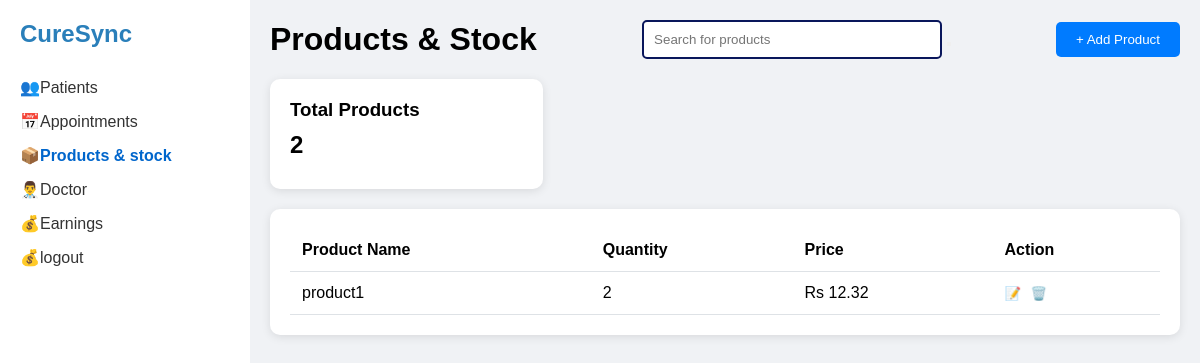
Screenshot of /opd/products/ (signed in) with the database file from the repository.
### opd/models.py (models this page shows, shortened)
class InventoryItem(models.Model):
    inventory = models.ForeignKey(
        Inventory, on_delete=models.CASCADE, related_name="inventory_items"
    )
    name = models.CharField("Product Name", max_length=50)
    quantity = models.PositiveIntegerField("Quantity", default=0)
    price = models.FloatField("Price", default=0)
    created_at = models.DateTimeField(auto_now_add=True)
    id = models.UUIDField(
        default=uuid.uuid4, unique=True, primary_key=True, editable=False
    )
    class Meta:
        verbose_name_plural = "Inventory Items"

### opd/views.py (the view)
# urls.py: path("products/", views.product_list, name="product_list"),
@user_passes_test(is_doctor, login_url="home:home_page")
def product_list(request):
    search_query = request.GET.get("search_query", "")
    if search_query:
        products = search_product(request, search_query)
    else:
        products = request.user.doctor.opd.inventory.inventory_items.all()
    count = get_product_count(products)[0]  # type: ignore
    context = {"products": products, "count": count}  # type: ignore
    return render(request, "opd/product.html", context)

### opd/utils.py (called while the page is built)
def is_doctor(user):
    return user.groups.filter(name="Doctor").exists()

def get_product_count(products):
    return [sum(product.quantity for product in products)]

### opd/templates/opd/product.html (shortened to what this page needs)
{% extends 'opd/index.html' %}
{% load static %}
{% block css %}
<link rel="stylesheet" href="{% static 'styles/product.css' %}" />
{% endblock css %}
{% block content %}
<main class="main-content">
  <header>
    <h1>Products & Stock</h1>
    <div class="search-bar">
      <input type="text" id="searchInput" placeholder="Search for products" />
      <button class="search-btn" id="searchButton"></button>
    </div>
    <button onclick="window.location.href='{% url 'opd:add_product' %}'" class="add-product-btn">+ Add Product</button>
  </header>
  <div class="stock-stats">
    <div class="stat-card">
      <h3>Total Products</h3>
      <div class="stat-value">{{count}}</div>
    </div>
  </div>
  <div class="product-list">
    <table>
      <thead>
        <tr>
          <th>Product Name</th>
          <th>Quantity</th>
          <th>Price</th>
          <th>Action</th>
        </tr>
      </thead>
      <tbody>
        {% for product in products %}
        <tr>
          <td>
            <span>{{product.name}}</span>
          </td>
          <td>{{product.quantity}}</td>
          <td>Rs {{product.price}}</td>
          <td>
            <button class="action-btn">📝</button>
            <button onclick="window.location.href='{% url 'opd:confirmation_page' %}?section=product&id={{product.id}}'"
              class="action-btn">🗑️</button>
          </td>
        </tr>
        {% endfor %}
      </tbody>
    </table>
  </div>
</main>
{% endblock content %}

### static/styles/dashboard.css (style rules this page uses)
* { box-sizing: border-box; margin: 0; padding: 0; }
body { font-family: Arial, sans-serif; background-color: #f0f2f5; }
.main-content { flex-grow: 1; padding: 20px; overflow-y: auto; }

### static/styles/product.css (style rules this page uses)
.main-content { flex-grow: 1; padding: 20px; overflow-y: auto; }
header { display: flex; justify-content: space-between; align-items: center; margin-bottom: 20px; }
.search-bar input { padding: 10px; border: 2px solid #09165b; border-radius: 5px; width: 300px; }
.add-product-btn { background-color: #0066cc; color: white; border: none; padding: 10px 20px; border-radius: 5px; cursor: pointer; }
.stock-stats { display: flex; justify-content: space-between; margin-bottom: 20px; }
.stat-card { background-color: #fff; border-radius: 10px; padding: 20px; width: 30%; box-shadow: 0 2px 10px rgba(0, 0, 0, 0.1); }
.stat-value { font-size: 24px; font-weight: bold; margin: 10px 0; }
.product-list { background-color: #fff; border-radius: 10px; padding: 20px; box-shadow: 0 2px 10px rgba(0, 0, 0, 0.1); }
table { width: 100%; border-collapse: collapse; }
th, td { text-align: left; padding: 12px; border-bottom: 1px solid #dee2e6; }
.action-btn { background: none; border: none; cursor: pointer; color: #6c757d; margin-right: 5px; }
.add-product-btn { background-color: #007bff; color: white; border: none; padding: 10px 20px; border-radius: 5px; cursor: pointer; }

### rows the page displays
InventoryItem: name "product1", quantity "2", price "12.32"

### other values shown
{{ count }} "2"
